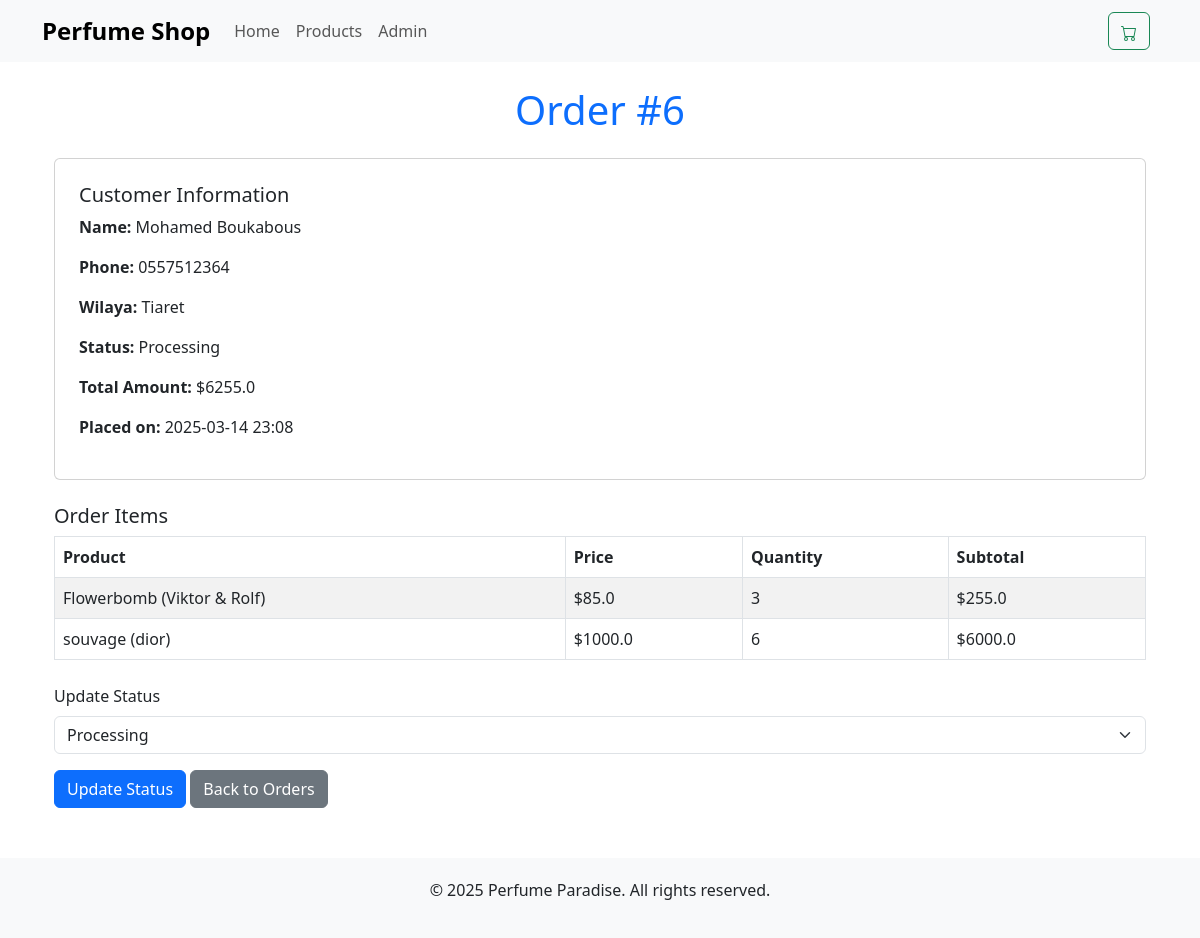
Screenshot of /admin/order/6 (signed in) with the database file from the repository.
### app.py (models this page shows)
class Order(db.Model):
    id = db.Column(db.Integer, primary_key=True)
    first_name = db.Column(db.String(50), nullable=False)
    last_name = db.Column(db.String(50), nullable=False)
    phone_number = db.Column(db.String(20), nullable=False)
    wilaya = db.Column(db.String(50), nullable=False)
    status = db.Column(db.String(20), default="Pending")
    total_amount = db.Column(db.Float, nullable=False)
    created_at = db.Column(db.DateTime, default=datetime.utcnow)

class OrderItem(db.Model):
    id = db.Column(db.Integer, primary_key=True)
    order_id = db.Column(db.Integer, db.ForeignKey('order.id'), nullable=False)
    product_id = db.Column(db.Integer, db.ForeignKey('product.id'), nullable=False)
    quantity = db.Column(db.Integer, nullable=False)
    price = db.Column(db.Float, nullable=False)
    order = db.relationship('Order', backref=db.backref('items', lazy=True))
    product = db.relationship('Product')

class Product(db.Model):
    id = db.Column(db.Integer, primary_key=True)
    name = db.Column(db.String(100), nullable=False)
    brand = db.Column(db.String(100), nullable=False)
    description = db.Column(db.Text, nullable=False)
    price = db.Column(db.Float, nullable=False)
    image_url = db.Column(db.String(200), nullable=False)

### app.py (the view)
@app.route('/admin/order/<int:order_id>')
def admin_order_detail(order_id):
    if not session.get('admin_logged_in'):
        flash('Please login first', 'warning')
        return redirect(url_for('admin_login'))
    order = Order.query.get_or_404(order_id)
    return render_template('admin_order_detail.html', order=order)

### app.py (called while the page is built)
@app.context_processor
def inject_cart_count():
    def get_cart_count():
        cart = session.get('cart', {})
        return sum(item['quantity'] for item in cart.values())
    return dict(get_cart_count=get_cart_count)

### templates/admin_order_detail.html (shortened to what this page needs)
{% extends "base.html" %}
{% block content %}
<div class="container mt-4">
    <h1 class="mb-4 text-center text-primary">Order #{{ order.id }}</h1>
    <div class="card">
        <div class="card-body">
            <h5>Customer Information</h5>
            <p><strong>Name:</strong> {{ order.first_name }} {{ order.last_name }}</p>
            <p><strong>Phone:</strong> {{ order.phone_number }}</p>
            <p><strong>Wilaya:</strong> {{ order.wilaya }}</p>
            <p><strong>Status:</strong> {{ order.status }}</p>
            <p><strong>Total Amount:</strong> ${{ order.total_amount }}</p>
            <p><strong>Placed on:</strong> {{ order.created_at.strftime('%Y-%m-%d %H:%M') }}</p>
        </div>
    </div>
    <div class="mt-4">
        <h5>Order Items</h5>
        <table class="table table-striped table-bordered">
            <thead>
                <tr>
                    <th>Product</th>
                    <th>Price</th>
                    <th>Quantity</th>
                    <th>Subtotal</th>
                </tr>
            </thead>
            <tbody>
                {% for item in order.items %}
                <tr>
                    <td>{{ item.product.name }} ({{ item.product.brand }})</td>
                    <td>${{ item.price }}</td>
                    <td>{{ item.quantity }}</td>
                    <td>${{ item.price * item.quantity }}</td>
                </tr>
                {% endfor %}
            </tbody>
        </table>
    </div>
    <form method="POST" action="{{ url_for('update_order_status', order_id=order.id) }}" class="mt-4">
        <div class="mb-3">
            <label for="status" class="form-label">Update Status</label>
            <select class="form-select" id="status" name="status" required>
                <option value="Processing" {% if order.status == 'Processing' %}selected{% endif %}>Processing</option>
            </select>
        </div>
        <button type="submit" class="btn btn-primary">Update Status</button>
        <a href="{{ url_for('admin_orders') }}" class="btn btn-secondary">Back to Orders</a>
    </form>
</div>
{% endblock %}

### templates/base.html (style rules this page uses)
.card-body { padding: 1.5rem; }

### rows the page displays
Order: id "6", first_name "Mohamed", last_name "Boukabous", phone_number "0557512364", wilaya "Tiaret", status "Processing", total_amount "6255.0", created_at "2025-03-14 23:08"
OrderItem: product.name "Flowerbomb", product.brand "Viktor & Rolf", price "85.0", quantity "3", item.price*item.quantity "255.0"
OrderItem: product.name "souvage", product.brand "dior", price "1000.0", quantity "6", item.price*item.quantity "6000.0"
